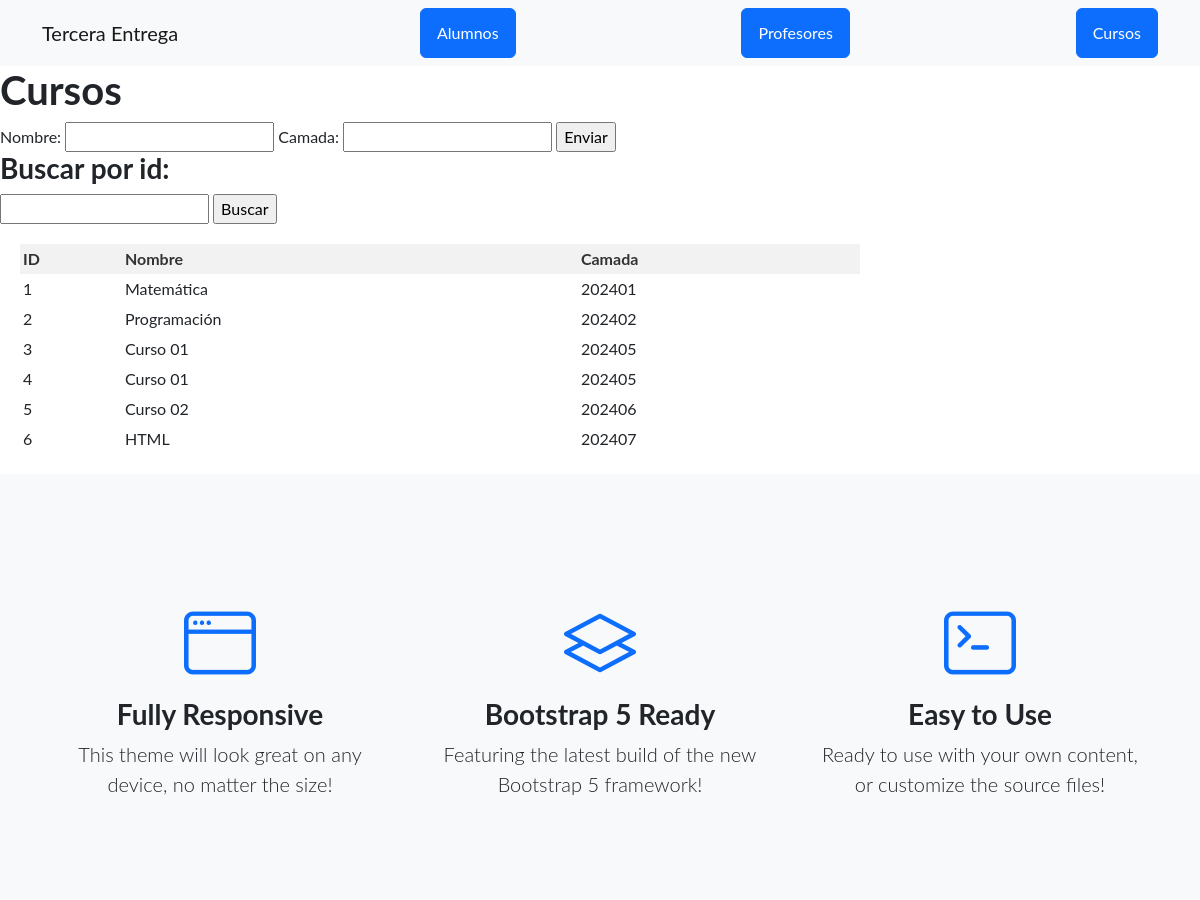
The page /AppTerceraEntrega/cursos/ (upper part) on the database as committed earlier.
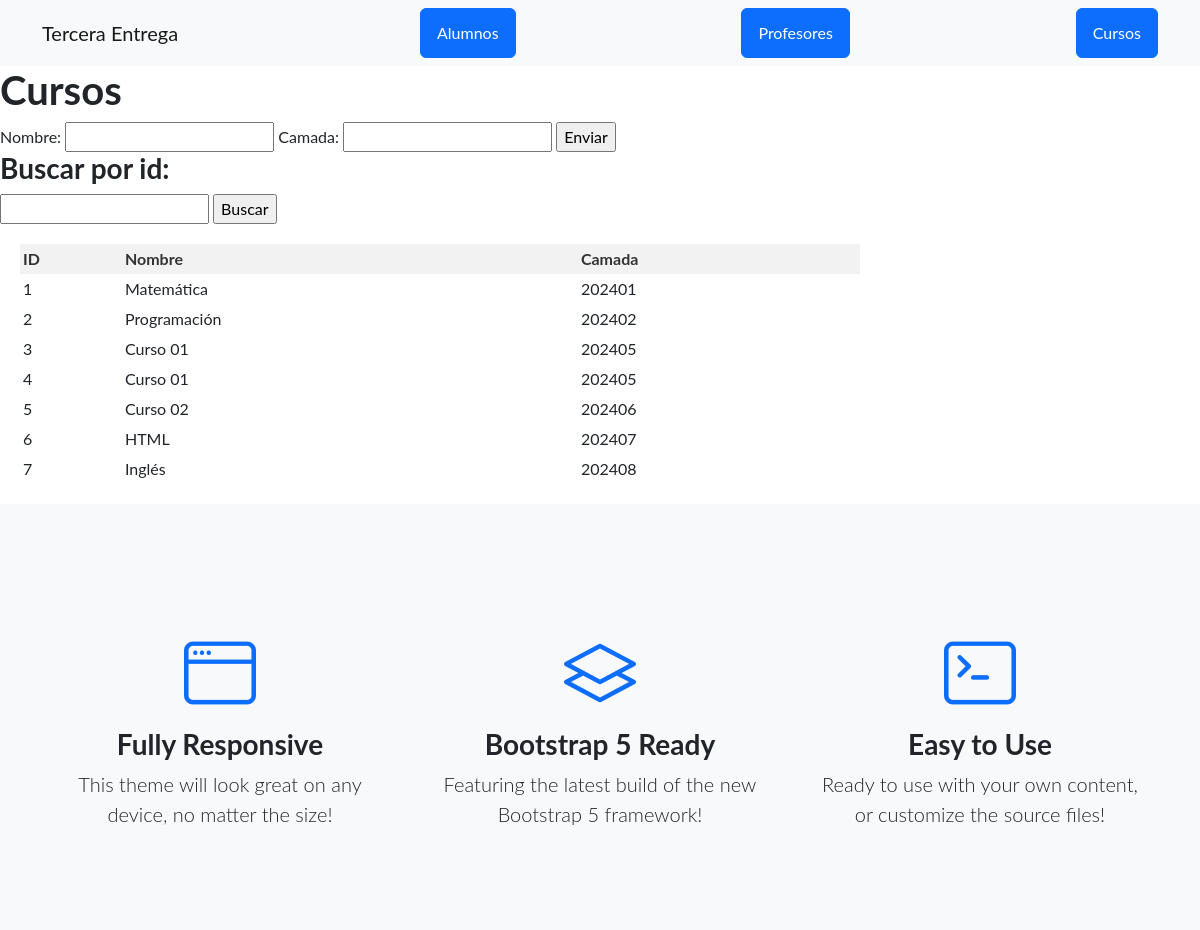
The same page on the database as committed later.
### AppTerceraEntrega/models.py (models this page shows)
class Curso(models.Model):
    nombre = models.CharField(max_length=40)
    camada = models.IntegerField()

### AppTerceraEntrega/views.py (the view)
# urls.py: path('cursos/', views.cursos, name='cursos')
def cursos(req):
    if req.method == 'POST':
        formulaio = CursoFormulario(req.POST)
        if formulaio.is_valid():
            informacion = formulaio.cleaned_data
            curso = Curso(nombre=informacion['nombre'], camada=informacion['camada'])
            curso.save()
            return redirect('cursos')
    else:
        curso_buscado = obtieneObjeto(req,Curso)
        formulaio = CursoFormulario()
    cursos = Curso.objects.all()
    return render(req, "appterceraentrega/cursos.html",{"formulario": formulaio, "cursos": cursos, "curso": curso_buscado})

### AppTerceraEntrega/forms.py
class CursoFormulario(forms.Form):
    nombre= forms.CharField(max_length=40)
    camada= forms.IntegerField()

### AppTerceraEntrega/views.py (called while the page is built)
def obtieneObjeto(req, clase):
    objeto_buscado = ""
    if req.GET.get("id"):
            id_objeto = req.GET["id"]
            objeto_buscado = clase.objects.filter(id=id_objeto).first()
            if not isinstance(objeto_buscado, clase):
                objeto_buscado = ""
    return objeto_buscado

### AppTerceraEntrega/templates/appterceraentrega/cursos.html (shortened to what this page needs)
<!DOCTYPE html>
<html lang="en">
<head>
</head>
<body>
    {% extends "appterceraentrega/padre.html" %}
    {% load static %}
    {% block contenidoQueCambia %}
    <h1>Cursos</h1>
    <form action="" method="POST">
        {{ formulario.as_table }}
        <input type="submit" value="Enviar">
    </form>
    <h3>Buscar por id:</h3>
    <form action="" method="GET">
        <input type="number" name="id">
        <input type="submit" value="Buscar">
    </form>
    <table>
        <thead>
            <tr>
                <th>ID</th>
                <th>Nombre</th>
                <th>Camada</th>
            </tr>
        </thead>
        <tbody>
            {% for curso in cursos %}
            <tr>
                <td>{{ curso.id }}</td>
                <td>{{ curso.nombre }}</td>
                <td>{{ curso.camada }}</td>
            </tr>
            {% endfor %}
        </tbody>
    </table>
    {% endblock %}

Rows that differ between the two databases and show on the page:
added Curso: id "7", nombre "Inglés", camada "202408"
